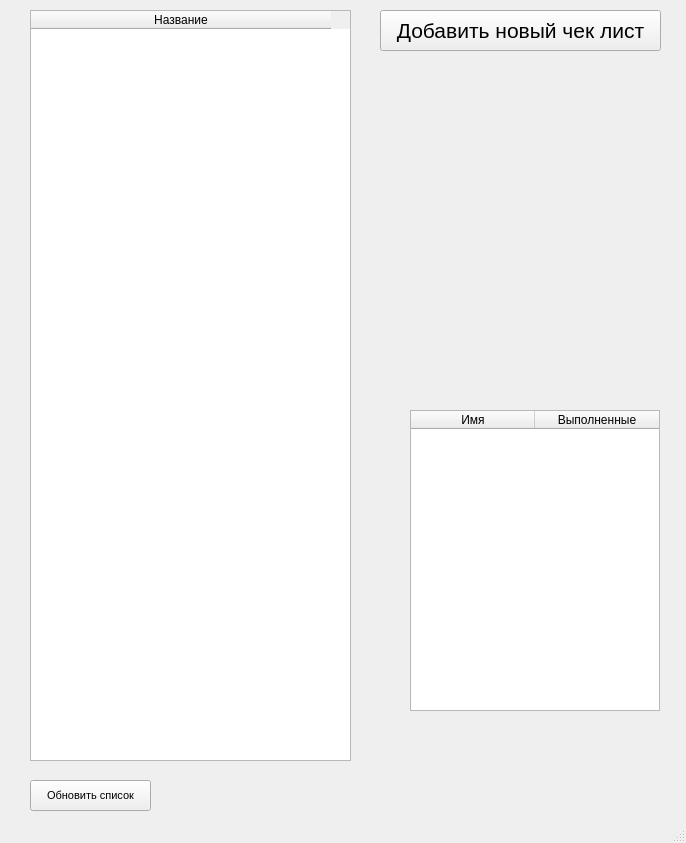
<?xml version="1.0" encoding="UTF-8"?>
<ui version="4.0">
 <class>MainWindow</class>
 <widget class="QMainWindow" name="MainWindow">
  <property name="geometry">
   <rect>
    <x>0</x>
    <y>0</y>
    <width>686</width>
    <height>843</height>
   </rect>
  </property>
  <property name="windowTitle">
   <string>MainWindow</string>
  </property>
  <widget class="QWidget" name="centralwidget">
   <widget class="QTableWidget" name="lists_table">
    <property name="geometry">
     <rect>
      <x>30</x>
      <y>10</y>
      <width>321</width>
      <height>751</height>
     </rect>
    </property>
    <property name="mouseTracking">
     <bool>false</bool>
    </property>
    <property name="editTriggers">
     <set>QAbstractItemView::NoEditTriggers</set>
    </property>
    <property name="rowCount">
     <number>0</number>
    </property>
    <attribute name="horizontalHeaderDefaultSectionSize">
     <number>300</number>
    </attribute>
    <column>
     <property name="text">
      <string>Название</string>
     </property>
    </column>
   </widget>
   <widget class="QPushButton" name="btn_create_list">
    <property name="geometry">
     <rect>
      <x>380</x>
      <y>10</y>
      <width>281</width>
      <height>41</height>
     </rect>
    </property>
    <property name="font">
     <font>
      <pointsize>16</pointsize>
     </font>
    </property>
    <property name="text">
     <string>Добавить новый чек лист</string>
    </property>
   </widget>
   <widget class="QPushButton" name="btn_update">
    <property name="geometry">
     <rect>
      <x>30</x>
      <y>780</y>
      <width>121</width>
      <height>31</height>
     </rect>
    </property>
    <property name="font">
     <font>
      <pointsize>8</pointsize>
     </font>
    </property>
    <property name="text">
     <string>Обновить список</string>
    </property>
   </widget>
   <widget class="QTableWidget" name="tasks_table">
    <property name="geometry">
     <rect>
      <x>410</x>
      <y>410</y>
      <width>250</width>
      <height>301</height>
     </rect>
    </property>
    <property name="horizontalScrollBarPolicy">
     <enum>Qt::ScrollBarAsNeeded</enum>
    </property>
    <property name="sizeAdjustPolicy">
     <enum>QAbstractScrollArea::AdjustIgnored</enum>
    </property>
    <property name="editTriggers">
     <set>QAbstractItemView::NoEditTriggers</set>
    </property>
    <property name="dragDropOverwriteMode">
     <bool>false</bool>
    </property>
    <property name="selectionMode">
     <enum>QAbstractItemView::NoSelection</enum>
    </property>
    <property name="rowCount">
     <number>0</number>
    </property>
    <attribute name="horizontalHeaderCascadingSectionResizes">
     <bool>false</bool>
    </attribute>
    <attribute name="horizontalHeaderMinimumSectionSize">
     <number>60</number>
    </attribute>
    <attribute name="horizontalHeaderDefaultSectionSize">
     <number>124</number>
    </attribute>
    <attribute name="verticalHeaderDefaultSectionSize">
     <number>30</number>
    </attribute>
    <column>
     <property name="text">
      <string>Имя</string>
     </property>
    </column>
    <column>
     <property name="text">
      <string>Выполненные</string>
     </property>
    </column>
   </widget>
  </widget>
  <widget class="QStatusBar" name="statusbar"/>
 </widget>
 <resources/>
 <connections/>
</ui>
